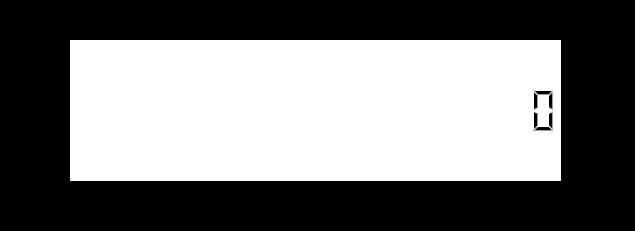
<?xml version="1.0" encoding="UTF-8"?>
<ui version="4.0">
 <class>stst</class>
 <widget class="QDialog" name="stst">
  <property name="geometry">
   <rect>
    <x>0</x>
    <y>0</y>
    <width>635</width>
    <height>231</height>
   </rect>
  </property>
  <property name="windowTitle">
   <string>Dialog</string>
  </property>
  <property name="styleSheet">
   <string notr="true">QDialog{
background-color:black;
}</string>
  </property>
  <widget class="QWidget" name="verticalLayoutWidget">
   <property name="geometry">
    <rect>
     <x>70</x>
     <y>40</y>
     <width>491</width>
     <height>141</height>
    </rect>
   </property>
   <layout class="QVBoxLayout" name="verticalLayout">
    <item>
     <widget class="QLCDNumber" name="lcdNumber">
      <property name="styleSheet">
       <string notr="true">QLCDNumber{
background-color:white;
color: 87711B;
border:  yellow;
}</string>
      </property>
      <property name="digitCount">
       <number>20</number>
      </property>
     </widget>
    </item>
   </layout>
  </widget>
 </widget>
 <resources/>
 <connections/>
</ui>
